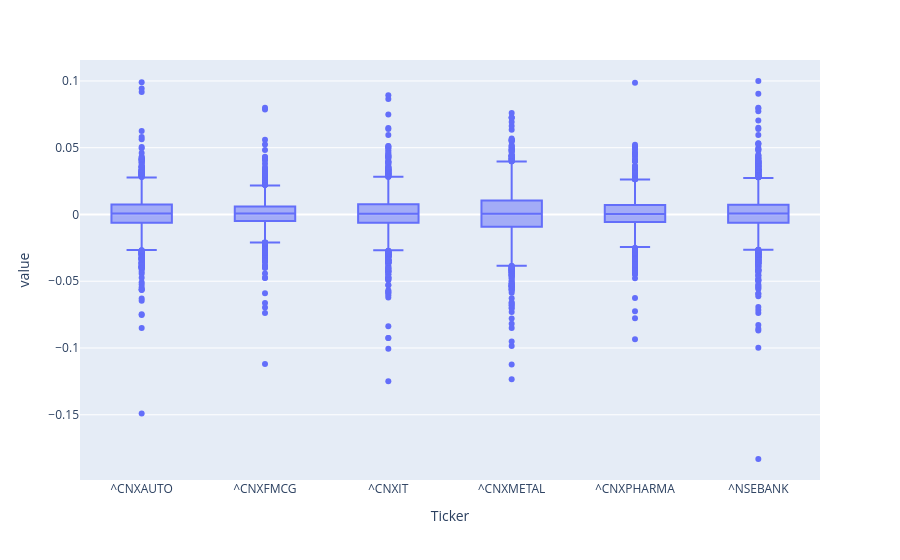

Write notebook code for a chart like this one.
### Code cell
log_returns.plot(kind='box')

### Figure 1 — Plotly figure (JSON) as saved in the notebook; plotly's stock layout.template omitted (floating-point values rounded to 4 significant figures; data arrays with more than 128 entries replaced by an {"elided": "..."} marker saying what was removed)
{"data": [{"alignmentgroup": "True", "hovertemplate": "Ticker=%{x}<br>value=%{y}<extra></extra>", "legendgroup": "", "marker": {"color": "#636efa"}, "name": "", "notched": false, "offsetgroup": "", "orientation": "v", "showlegend": false, "type": "box", "x": {"elided": "19344 str values"}, "x0": " ", "xaxis": "x", "y": {"elided": "19344 float values"}, "y0": " ", "yaxis": "y"}], "layout": {"autosize": true, "boxmode": "group", "legend": {"tracegroupgap": 0}, "margin": {"t": 60}, "xaxis": {"anchor": "y", "autorange": true, "domain": [0, 1], "range": [-0.5, 5.5], "title": {"text": "Ticker"}, "type": "category"}, "yaxis": {"anchor": "x", "autorange": true, "domain": [0, 1], "range": [-0.1989, 0.1157], "title": {"text": "value"}, "type": "linear"}}}
